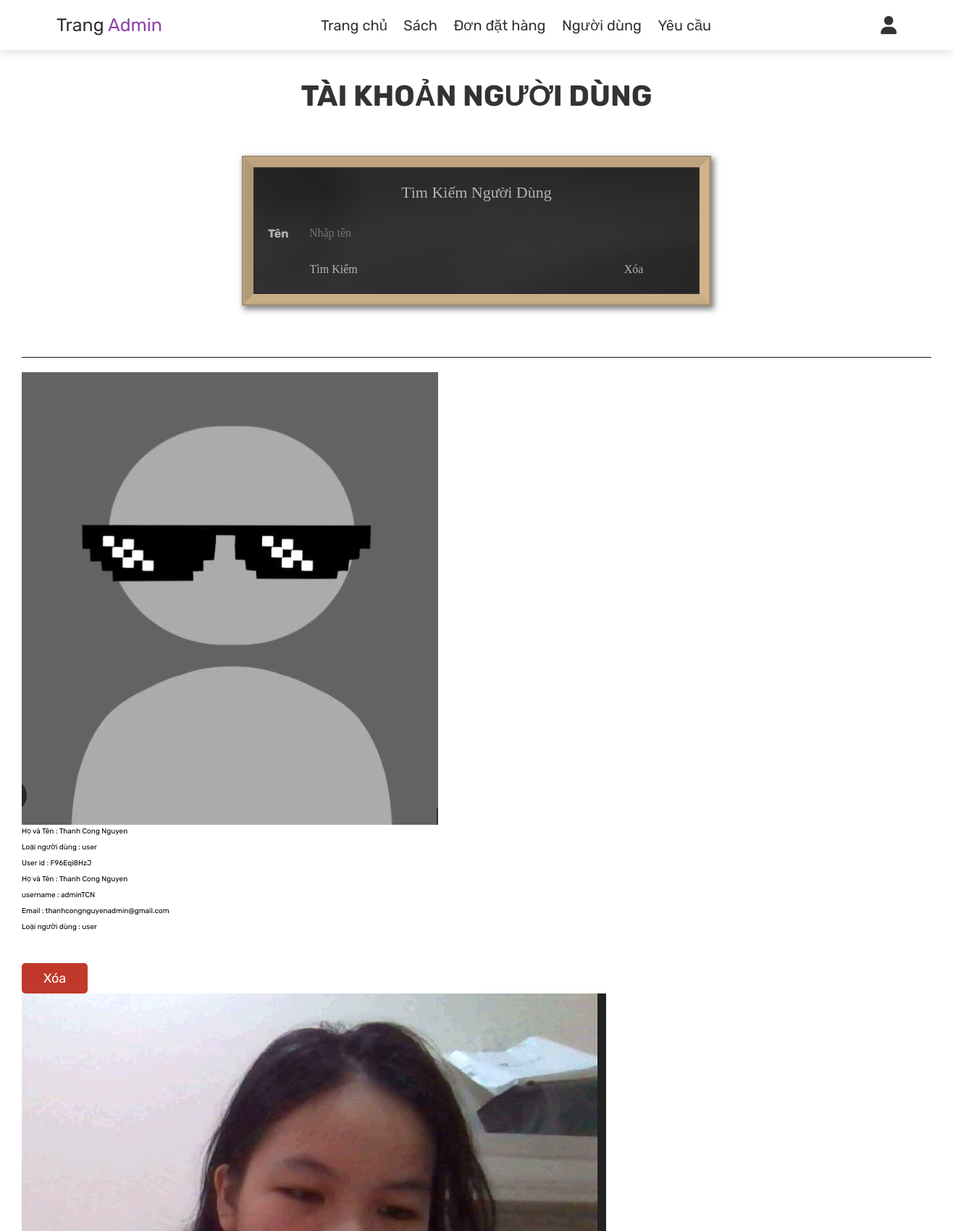
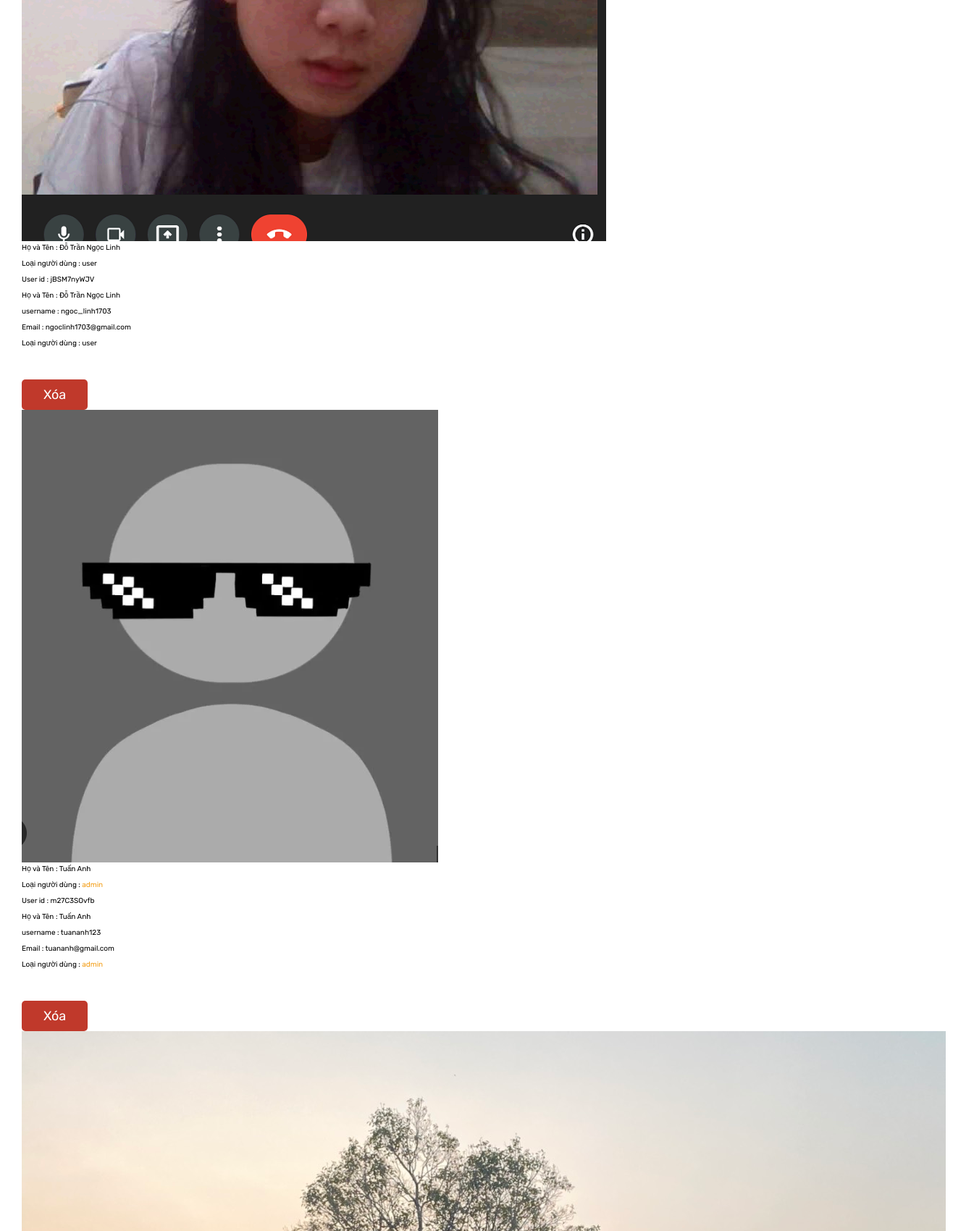
/admin/View/admin_user.php (signed in, upper part), run on the app's committed database (2 pictures, top to bottom).
### tables this page shows
CREATE TABLE `users` (
  `user_id` varchar(10) NOT NULL,
  `fullname` varchar(100) NOT NULL,
  `username` varchar(100) DEFAULT NULL,
  `email` varchar(100) NOT NULL,
  `phonenumber` varchar(20) NOT NULL,
  `password` varchar(100) NOT NULL,
  `user_type` varchar(100) NOT NULL DEFAULT 'user',
  `image` varchar(100) NOT NULL
);

### admin/View/admin_user.php (the view, shortened to what this page needs)
<?php
include '../../config/config.php';
?>
<!DOCTYPE html>
<html lang="en">
<head>
    <link rel="stylesheet" href="https://cdnjs.cloudflare.com/ajax/libs/font-awesome/6.0.0/css/all.min.css">
    <link rel="stylesheet" href="../../public/css/admin.css">
</head>
<body>
    <?php include 'admin_header.php'; ?>
    <section class="users">
        <h1 class="title">Tài khoản người dùng </h1>
        <form action="" method="post">
            <div>
                <div class="blackboard">
                    <div class="form">
                        <hr><br>
                        <p>
                            <label for="name"><b>Tên&emsp;</b></label>
                            <input type="text" placeholder="Nhập tên" name="fullname">
                            <br>
                        </p>
                        <p><br>
                        <p class="wipeout">
                            <span style="float: left; margin-left: 10%">
                                <input type="submit" name="search" value="Tìm Kiếm" />
                            </span>
                            <span style="float: right; margin-right: 10%">
                                <input type="submit" value="Xóa" />
                            </span><br>
                        </p>
                    </div>
                </div>
            </div>
        </form>
        <br>
        <div class="box-container" style="border-bottom: 1px solid #111;">
        </div>
        <div class="box-container" style="margin-top:20px;">
            <?php
            $select_users = mysqli_query($conn, "SELECT * FROM `users`") or die('query failed');
            while ($fetch_users = mysqli_fetch_assoc($select_users)) {
            ?>
            <div class="box">
                <div class="imgBox">
                    <?php if ($fetch_users['image'] != '') { ?>
                    <img src="../../public/images/<?= $fetch_users['image'] ?>" alt="">
                    <?php } else { ?>
                    <img src="../../public/images/avatar_user.png" alt="">
                    <?php } ?>
                </div>
                <div class="fullname-type">
                    <p> Họ và Tên : <span><?php echo $fetch_users['fullname']; ?></span> </p>
                    <p> Loại người dùng : <span
                            style="color:<?php if ($fetch_users['user_type'] == 'admin') {
                                                                        echo 'var(--orange)';
                                                                    } ?>"><?php echo $fetch_users['user_type']; ?></span> </p>
                </div>
                <div class="detail">
                    <p> User id : <span><?php echo $fetch_users['user_id']; ?></span> </p>
                    <p> Họ và Tên : <span><?php echo $fetch_users['fullname']; ?></span> </p>
                    <p> username : <span><?php echo $fetch_users['username']; ?></span> </p>
                    <p> Email : <span><?php echo $fetch_users['email']; ?></span> </p>
                    <p> Loại người dùng : <span
                            style="color:<?php if ($fetch_users['user_type'] == 'admin') {
                                                                        echo 'var(--orange)';
                                                                    } ?>"><?php echo $fetch_users['user_type']; ?></span> </p>
                    <br><br>
                    <a href="admin_user.php?delete=<?php echo $fetch_users['user_id']; ?>"
                        onclick="return confirm('delete this user?');" class="delete-btn">Xóa</a>
                </div>
            </div>
            <?php
            };
            ?>
        </div>
    </section>
</body>
</html>

### admin/View/admin_header.php (shortened to what this page needs)
<header class="header">
    <div class="flex">
        <a href="admin_page.php" class="logo">Trang<span> Admin</span></a>
        <nav class="navbar">
            <a href="admin_page.php">Trang chủ</a>
            <a href="admin_product.php">Sách</a>
            <a href="./admin_order.php">Đơn đặt hàng</a>
            <a href="admin_user.php">Người dùng</a>
            <a href="admin_request.php">Yêu cầu</a>
        </nav>
        <div class="icons">
            <div id="user-btn" class="fas fa-user"></div>
        </div>
    </div>
</header>

### public/css/admin.css (style rules this page uses)
:root { --purple: #8e44ad; --red: #c0392b; --orange: #f39c12; --black: #333; --white: #fff; --light-color: #666; --light-white: #ccc; --light-bg: rgba(255, 255, 255, 0.1); --border: 0.1rem solid var(--black); --box-shadow: 0 0.5rem 1rem rgba(0, 0, 0, 0.1); }
* { font-family: "Rubik", sans-serif; margin: 0; padding: 0; box-sizing: border-box; outline: none; border: none; text-decoration: none; transition: all 0.2s linear; }
html { font-size: 62.5%; overflow-x: hidden; }
body { background-color: var(--light-bg); }
section { padding: 4rem 3rem; }
.title { text-align: center; margin-bottom: 2rem; text-transform: uppercase; color: var(--black); font-size: 4rem; }
.btn, .option-btn, .delete-btn, .white-btn { display: inline-block; margin-top: 1rem; padding: 1rem 3rem; cursor: pointer; color: var(--white); font-size: 1.8rem; border-radius: 0.5rem; text-transform: capitalize; }
.delete-btn { background-color: var(--red); }
.header { position: sticky; top: 0; left: 0; right: 0; z-index: 1000; background-color: var(--white); box-shadow: var(--box-shadow); }
.header .flex { display: flex; align-items: center; padding: 2rem; justify-content: space-between; position: relative; max-width: 1200px; margin: 0 auto; }
.header .flex .logo { font-size: 2.5rem; color: var(--black); }
.header .flex .logo span { color: var(--purple); }
.header .flex .navbar a { margin: 0 1rem; font-size: 2rem; color: var(--black); }
.header .flex .icons div { margin-left: 1.5rem; font-size: 2.5rem; cursor: pointer; color: var(--black); }

### admin/View/admin_user.php (style rules this page uses)
.blackboard { position: relative; width: 640px; margin: 5% auto; border: tan solid 12px; border-top: #bda27e solid 12px; border-left: #b19876 solid 12px; border-bottom: #c9ad86 solid 12px; box-shadow: 0px 0px 6px 5px rgba(58, 18, 13, 0), 0px 0px 0px 2px #c2a782, 0px 0px 0px 4px #a58e6f, 3px 4px 8px 5px rgba(0, 0, 0, 0.5); background-image: radial-gradient(circle at left 30%, rgba(34, 34, 34, 0.3), rgba(34, 34, 34, 0.3) 80px, rgba(34, 34, 34, 0.5) 100px, rgba(51, 51, 51, 0.5) 160px, rgba(51, 51, 51, 0.5)), linear-gradient(215deg, transparent, transparent 100px, #222 260px, #222 320px, transparent), radial-gradient(circle at right, #111, rgba(51, 51, 51, 1)); background-color: #333; }
.blackboard:before { box-sizing: border-box; display: block; position: absolute; width: 100%; height: 100%; background-image: linear-gradient(175deg, transparent, transparent 40px, rgba(120, 120, 120, 0.1) 100px, rgba(120, 120, 120, 0.1) 110px, transparent 220px, transparent), linear-gradient(200deg, transparent 80%, rgba(50, 50, 50, 0.3)), radial-gradient(ellipse at right bottom, transparent, transparent 200px, rgba(80, 80, 80, 0.1) 260px, rgba(80, 80, 80, 0.1) 320px, transparent 400px, transparent); border: #2c2c2c solid 2px; content: "Tìm Kiếm Người Dùng"; font-family: 'Permanent Marker', cursive; font-size: 2.2em; color: rgba(238, 238, 238, 0.7); text-align: center; padding-top: 20px; }
.form { padding: 70px 20px 20px; }
p { position: relative; margin-bottom: 1em; }
label { vertical-align: middle; font-family: 'Permanent Marker', cursive; font-size: 1.6em; color: rgba(238, 238, 238, 0.7); }
input, textarea { vertical-align: middle; padding-left: 10px; background: none; border: none; font-family: 'Permanent Marker', cursive; font-size: 1.6em; color: rgba(238, 238, 238, 0.8); line-height: .6em; outline: none; }
input[type="submit"] { cursor: pointer; color: rgba(238, 238, 238, 0.7); line-height: 1em; padding: 0; }

### data on the page
users: fullname "Thanh Cong Nguyen", user_type "user", user_id "F96Eqi8HzJ", username "adminTCN", email "thanhcongnguyenadmin@gmail.com"
users: image (picture), fullname "Đỗ Trần Ngọc Linh", user_type "user", user_id "jBSM7nyWJV", username "ngoc_linh1703", email "ngoclinh1703@gmail.com"
users: fullname "Tuấn Anh", user_type "admin", user_id "m27C3SOvfb", username "tuananh123", email "tuananh@gmail.com"
users: image (picture)
